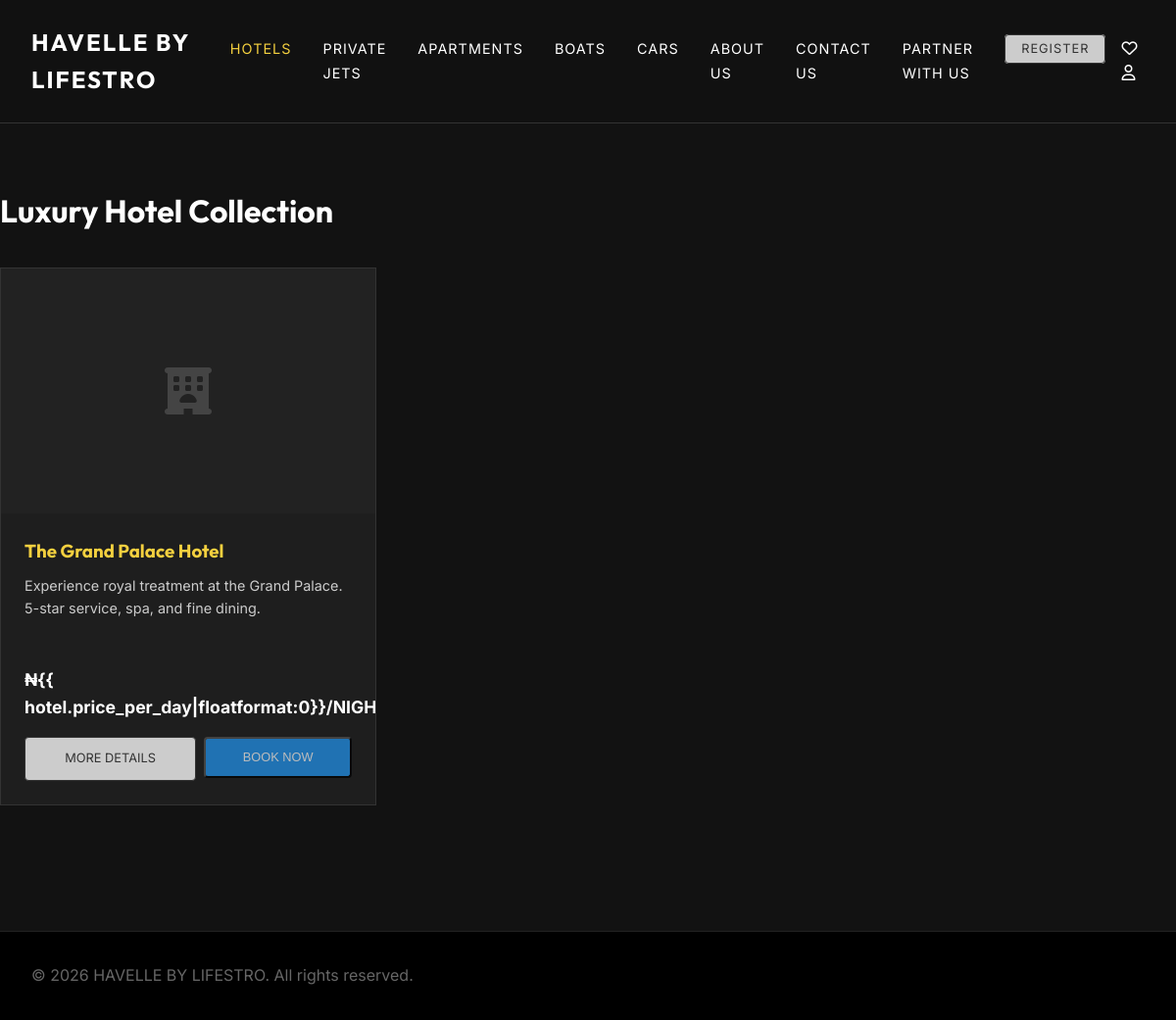
Screenshot of /hotels/ with the database file from the repository.
### landing/models.py (models this page shows, shortened)
class RentalItem(models.Model):
    category = models.ForeignKey(Category, on_delete=models.CASCADE, related_name='items')
    name = models.CharField(max_length=200)
    description = models.TextField()
    price_per_day = models.DecimalField(max_digits=10, decimal_places=2)
    rating = models.DecimalField(max_digits=3, decimal_places=1, default=5.0)
    image = models.ImageField(upload_to='rentals/')
    video_url = models.URLField(blank=True, null=True, help_text="Link to YouTube or Vimeo video")
    is_featured = models.BooleanField(default=False)

### landing/views.py (the view)
# urls.py: path('hotels/', views.hotel_list, name='hotel_list'),
def hotel_list(request):
    hotels = RentalItem.objects.filter(category__slug='hotels')
    return render(request, 'landing/hotel_list.html', {'hotels': hotels})

### landing/templates/landing/hotel_list.html (shortened to what this page needs)
{% load static %}
<!DOCTYPE html>
<html lang="en">
<head>
    <link rel="stylesheet" href="{% static 'landing/css/style.css' %}">
    <link rel="stylesheet" href="https://cdnjs.cloudflare.com/ajax/libs/font-awesome/6.0.0/css/all.min.css">
</head>
<body>
    <header class="header">
        <div class="container">
            <nav class="main-nav">
                <a href="{% url 'index' %}" class="logo">HAVELLE BY LIFESTRO</a>
                <ul class="nav-links">
                    <li><a href="{% url 'hotel_list' %}" style="color: var(--accent-gold);">Hotels</a></li>
                    <li><a href="{% url 'jet_list' %}">Private Jets</a></li>
                    <li><a href="{% url 'apartment_list' %}">Apartments</a></li>
                    <li><a href="{% url 'boat_list' %}">Boats</a></li>
                    <li><a href="{% url 'car_list' %}">Cars</a></li>
                    <li><a href="{% url 'about_us' %}">About Us</a></li>
                    <li><a href="{% url 'contact_us' %}">Contact Us</a></li>
                    <li><a href="{% url 'partner_with_us' %}">Partner With Us</a></li>
                    <li><a href="{% url 'register' %}" class="btn-outline"
                            style="padding: 0.4rem 1rem; border-radius: 4px; font-size: 0.8rem;">REGISTER</a></li>
                </ul>
                <div class="nav-icons" style="margin-left: 1rem;">
                    <i class="far fa-heart"></i>
                    <i class="far fa-user"></i>
                </div>
            </nav>
        </div>
    </header>
    <main class="container" style="padding: 4rem 0;">
        <h1 style="color: white; margin-bottom: 2rem;">Luxury Hotel Collection</h1>
        <div class="items-grid">
            {% for hotel in hotels %}
            <div class="item-card">
                {% if hotel.image %}
                <div class="item-img"
                    style="background-image: url('{{ hotel.image.url }}'); height: 250px; background-size: cover; background-position: center;">
                </div>
                {% else %}
                <div
                    style="height: 250px; background: #222; display: flex; align-items: center; justify-content: center; color: #444;">
                    <i class="fas fa-hotel fa-3x"></i>
                </div>
                {% endif %}
                <div class="item-details" style="padding: 1.5rem;">
                    <h3 style="color: var(--accent-gold); margin-bottom: 0.5rem;">{{ hotel.name }}</h3>
                    <p style="color: #ccc; font-size: 0.9rem; margin-bottom: 1.5rem;">
                        {{hotel.description|truncatewords:20 }}</p>
                </div>
                <div class="item-info"
                    style="padding: 0 1.5rem 1rem; display: flex; justify-content: space-between; align-items: center;">
                    <span class="price" style="color: white; font-weight: 700;">₦{{
                        hotel.price_per_day|floatformat:0}}/NIGHT</span>
                </div>
                <div class="item-actions" style="padding: 0 1.5rem 1.5rem; display: flex; gap: 0.5rem;">
                    <a href="{% url 'item_detail' hotel.id %}" class="btn-outline"
                        style="flex: 1; text-align: center; font-size: 0.8rem; padding: 0.7rem; border-radius: 4px;">MORE
                        DETAILS</a>
                    <form method="POST" action="{% url 'book_item' hotel.id %}" style="flex: 1;">
                        {% if user.is_authenticated %}
                        <button type="submit" class="btn-fill"
                            style="width: 100%; border-radius: 4px; padding: 0.7rem; font-size: 0.8rem;">
                            BOOK NOW
                        </button>
                        {% else %}
                        <button type="button" class="btn-fill"
                            onclick="alert('You must be logged in to book an item.');"
                            style="width: 100%; border-radius: 4px; padding: 0.7rem; font-size: 0.8rem; opacity: 0.7;">
                            BOOK NOW
                        </button>
                        {% endif %}
                    </form>
                </div>
            </div>
            {% empty %}
            <p style="color: white;">No hotels available at the moment.</p>
            {% endfor %}
        </div>
    </main>
    <footer class="footer" style="padding: 2rem 0; background: #000; border-top: 1px solid #222; margin-top: 4rem;">
        <div class="container text-center">
            <p style="color: #666;">&copy; 2026 HAVELLE BY LIFESTRO. All rights reserved.</p>
        </div>
    </footer>
</body>
</html>

### landing/static/landing/css/style.css (style rules this page uses)
:root { --bg-color: #121212; --card-bg: #1e1e1e; --text-primary: #ffffff; --text-secondary: #b0b0b0; --accent-gold: #f4d03f; --accent-blue: #2196f3; --accent-blue-hover: #1976d2; --border-color: #333333; --input-bg: #2a2a2a; --transition-smooth: all 0.3s cubic-bezier(0.4, 0, 0.2, 1); }
* { margin: 0; padding: 0; box-sizing: border-box; }
body { background-color: var(--bg-color); color: var(--text-primary); font-family: 'Inter', sans-serif; line-height: 1.6; overflow-x: hidden; }
h1, h2, h3, .logo { font-family: 'Outfit', sans-serif; }
a { text-decoration: none; color: inherit; transition: var(--transition-smooth); }
ul { list-style: none; }
.container { max-width: 1400px; margin: 0 auto; padding: 0 2rem; }
header { background: rgba(18, 18, 18, 0.95); backdrop-filter: blur(10px); border-bottom: 1px solid var(--border-color); position: sticky; top: 0; z-index: 1000; }
.main-nav { display: flex; justify-content: space-between; align-items: center; padding: 1.5rem 0; }
.logo { font-size: 1.5rem; font-weight: 700; letter-spacing: 2px; text-transform: uppercase; }
.nav-links { display: flex; gap: 2rem; }
.nav-links a { text-transform: uppercase; font-size: 0.9rem; letter-spacing: 1px; font-weight: 400; }
.items-grid { display: grid; grid-template-columns: repeat(auto-fill, minmax(320px, 1fr)); gap: 1.5rem; }
.item-card { background: var(--card-bg); border: 1px solid var(--border-color); overflow: hidden; transition: var(--transition-smooth); position: relative; }
.item-info { padding: 1.5rem; display: flex; justify-content: space-between; align-items: center; }
.price { font-weight: 700; font-size: 1.1rem; }
.btn-outline { border: 1px solid var(--border-color); padding: 1rem 4rem; font-size: 0.9rem; background: #ccc; color: #333; }
.btn-fill { background: var(--accent-blue); padding: 1rem 4rem; color: white; }
footer { padding: 4rem 0; border-top: 1px solid var(--border-color); background: #1a1a1a; }

### rows the page displays
RentalItem: name "The Grand Palace Hotel", description "Experience royal treatment at the Grand Palace. 5-star service, spa, and fine dining."
